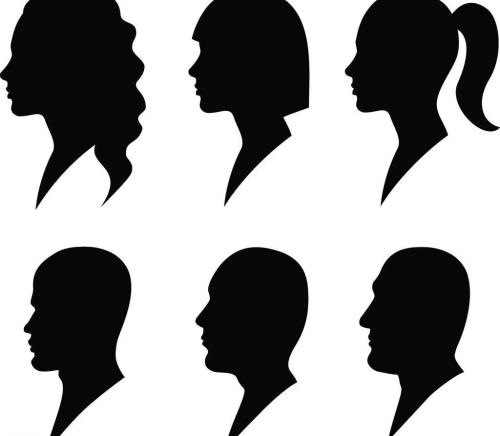
#> input picture 项目11、期末复习2(6.15)/source.jpg, 500 x 436 px
$ python '习题5、人物剪影截取.py'
#> lines starting #> are read from the running program, lines starting #| are printed output that depends on the picture
#导入PIL中的Image模块，先打开图片source.jpg,再根据图片的尺寸,设置好裁剪区域左上角和右下角的大致坐标范围,可以将其保存到一个元组或列表中。
#使用图像的crop方法,按设定的坐标区域裁剪,得到一个新的图像,最后将图像保存为文件target.jpg

from PIL import Image

image=Image.open('source.jpg')
#> image is the input picture: PIL image 500x436 RGB; mean R, G, B 152.1, 152.8, 152.4
region=(150,225,350,450)
img_cut=image.crop(region)
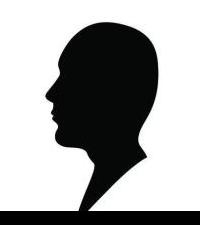
#> img_cut: PIL image 200x225 RGB; mean R, G, B 165.6, 166.1, 165.9
img_cut.show()
img_cut.save('target.jpg')


'''
对上面代码的改进:

from PIL import Image
import os

def crop_image(source_path, target_path, crop_region):
    """
    裁剪图片并保存
    :param source_path: 原图片路径
    :param target_path: 保存裁剪后图片的路径
    :param crop_region: 裁剪区域元组 (左, 上, 右, 下)
    """
    # 1. 检查文件是否存在
    if not os.path.exists(source_path):
        print(f"错误：找不到文件 {source_path}")
        return

    try:
        # 2. 打开图片
        image = Image.open(source_path)

        # 3. 打印图片尺寸，方便后续调试坐标
        print(f"图片尺寸: {image.size}")

        # 4. 执行裁剪 (裁剪区域：左, 上, 右, 下)
        img_cut = image.crop(crop_region)

        # 5. 预览并保存
        # img_cut.show() # 如果需要弹出窗口预览，取消注释这行
        img_cut.save(target_path)
        print(f"成功！裁剪后的图片已保存至：{target_path}")

    except Exception as e:
        print(f"裁剪过程中发生错误：{e}")

# ============ 使用示例 ============
# 裁剪原图第二行中间的男性头像
region = (160, 225, 340, 435)  # (左, 上, 右, 下)

crop_image('source.jpg', 'target.jpg', region)

'''
